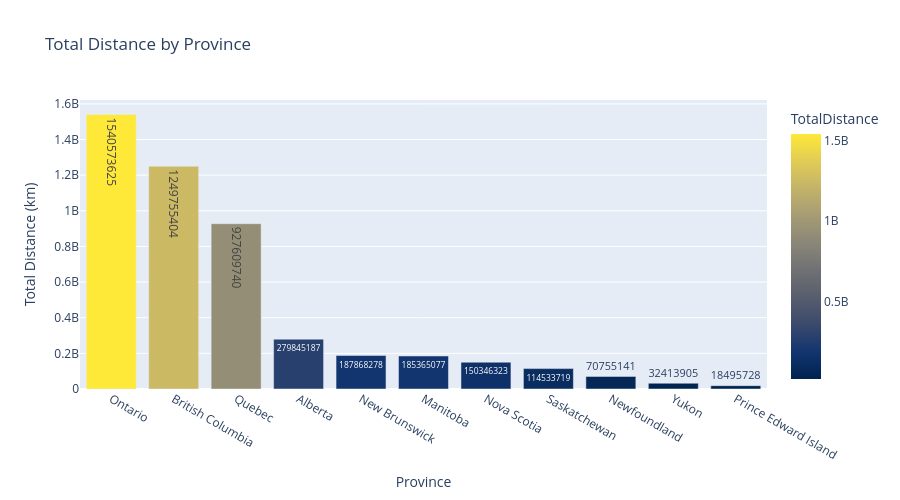

Source (notebook cell):
### Markdown cell above
#### Province and Total Distance Distribution

### Code cell
distance_sum = (
    customers.groupby('Province or State')['total_distance']
    .sum()
    .reset_index(name='TotalDistance')
    .sort_values('TotalDistance', ascending=False)
)

fig = px.bar(
    distance_sum,
    x='Province or State',
    y='TotalDistance',
    title='Total Distance by Province',
    text_auto='.0f',
    color='TotalDistance',
    color_continuous_scale='Cividis'
)
fig.update_layout(xaxis_title='Province', yaxis_title='Total Distance (km)', height=500)
fig.show()

### Figure 1 — Plotly figure (JSON) as saved in the notebook; plotly's stock layout.template omitted (floating-point values rounded to 4 significant figures)
{"data": [{"hovertemplate": "Province or State=%{x}<br>TotalDistance=%{marker.color}<extra></extra>", "legendgroup": "", "marker": {"color": [1541000000.0, 1250000000.0, 927600000.0, 279800000.0, 187900000.0, 185400000.0, 150300000.0, 114500000.0, 70760000.0, 32410000.0, 18500000.0], "coloraxis": "coloraxis", "pattern": {"shape": ""}}, "name": "", "orientation": "v", "showlegend": false, "textposition": "auto", "texttemplate": "%{y:.0f}", "type": "bar", "x": ["Ontario", "British Columbia", "Quebec", "Alberta", "New Brunswick", "Manitoba", "Nova Scotia", "Saskatchewan", "Newfoundland", "Yukon", "Prince Edward Island"], "xaxis": "x", "y": [1541000000.0, 1250000000.0, 927600000.0, 279800000.0, 187900000.0, 185400000.0, 150300000.0, 114500000.0, 70760000.0, 32410000.0, 18500000.0], "yaxis": "y"}], "layout": {"barmode": "relative", "coloraxis": {"colorbar": {"title": {"text": "TotalDistance"}}, "colorscale": [[0, "#00224e"], [0.1111, "#123570"], [0.2222, "#3b496c"], [0.3333, "#575d6d"], [0.4444, "#707173"], [0.5556, "#8a8678"], [0.6667, "#a59c74"], [0.7778, "#c3b369"], [0.8889, "#e1cc55"], [1, "#fee838"]]}, "height": 500, "legend": {"tracegroupgap": 0}, "title": {"text": "Total Distance by Province"}, "xaxis": {"anchor": "y", "domain": [0, 1], "title": {"text": "Province"}}, "yaxis": {"anchor": "x", "domain": [0, 1], "title": {"text": "Total Distance (km)"}}}}
